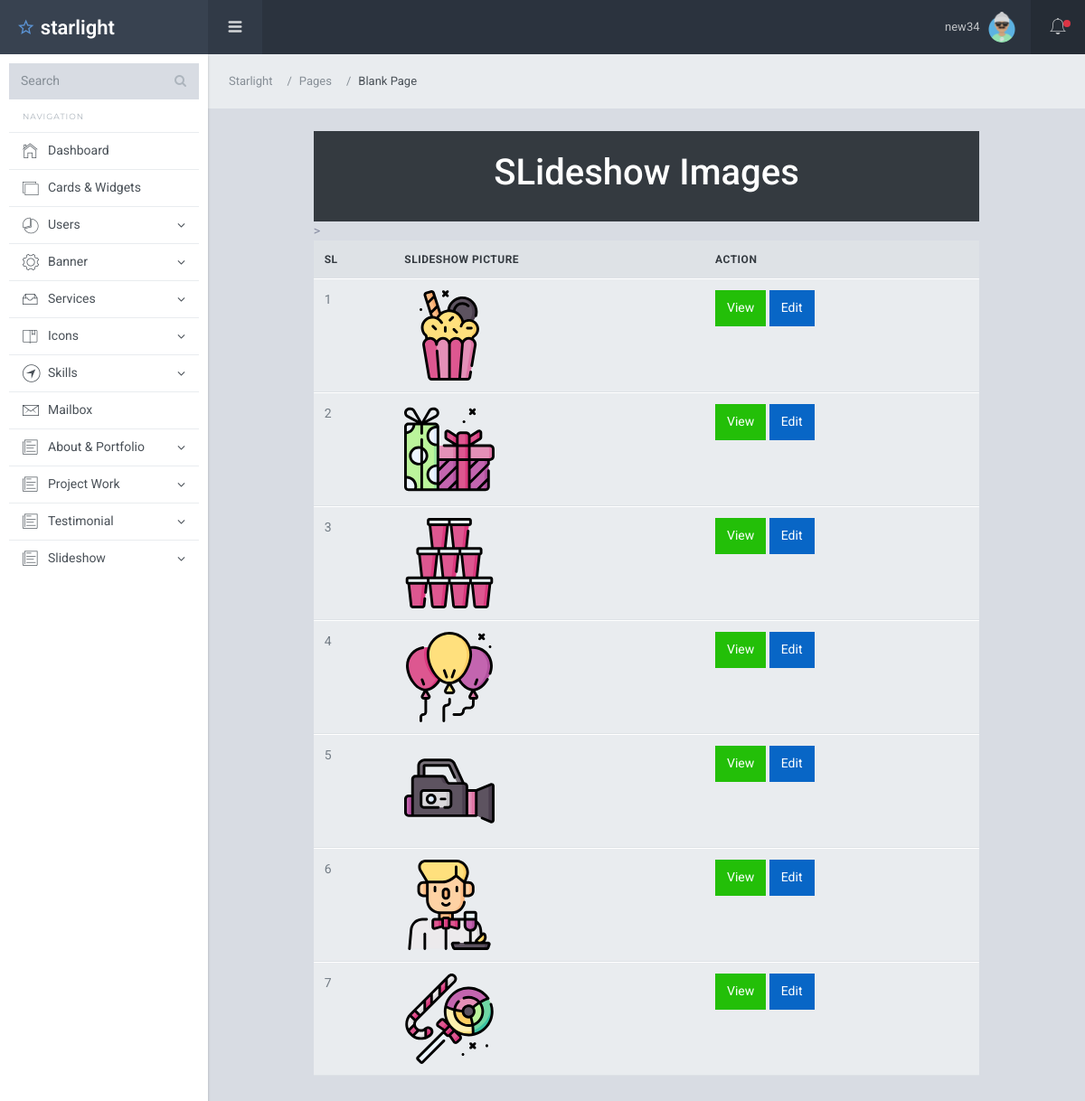
Screenshot of /slideshow/view_slideshow.php (signed in) with the database file from the repository.
### tables this page shows
CREATE TABLE `slides` (
  `id` int(11) NOT NULL,
  `slide_pic` varchar(50) NOT NULL
);

### slideshow/view_slideshow.php (the view, shortened to what this page needs)
<?php require '../dashboard_part/dashboard_header.php'; ?>
<?php
require '../db.php';
$sql = "SELECT * FROM slides";
$result = mysqli_query($db_conn, $sql);
?>
    <section>
        <div class="container-fluid">
        <div class="row">
            <div class="col-lg-10 m-auto">
            <div class="bg-dark text-white text-center p-4" role="alert">
                <h1>SLideshow Images</h1>
            </div>
        <table class="table">
        <thead>
            <tr>
            <th scope="col">SL</th>
            <th scope="col">Slideshow Picture</th>>
            <th scope="col">action</th>
            </tr>
        </thead>
        <tbody>
        <?php foreach($result as $slideshow_image){ ?>
            <tr>
            <td><?php echo $slideshow_image['id'] ?></td>
            <td><img width='100px' src="/cit/uploads/slideshow/<?php echo $slideshow_image['slide_pic'] ?>" alt=""></td>
            <td>
            <a class="btn btn-success" href="/cit/slideshow/single_image.php?id=<?php  echo $slideshow_image['id']  ?>" role="button">View</a>
            <?php if($_SESSION['role'] != 'Author'){ ?>
            <a class="btn btn-primary" href="/cit/slideshow/single_slide_image.php?id=<?php  echo $slideshow_image['id']  ?>" role="button">Edit</a><?php } ?>
        </tr>
   <?php }?>
  </tbody>
</table>
            </div>
        </div>
        </div>
    </section>
<?php require '../dashboard_part/dashboard_footer.php';  ?>

### dashboard_part/dashboard_header.php (shortened to what this page needs)
<!DOCTYPE html>
<html lang="en">
  <head>
    <link href="/cit/dashboard_assets//lib/font-awesome/css/font-awesome.css" rel="stylesheet">
    <link href="/cit/dashboard_assets//lib/Ionicons/css/ionicons.css" rel="stylesheet">
    <link href="/cit/dashboard_assets//lib/perfect-scrollbar/css/perfect-scrollbar.css" rel="stylesheet">
    <link href="https://cdn.jsdelivr.net/npm/bootstrap@5.0.1/dist/css/bootstrap.min.css" rel="stylesheet">
    <link rel="stylesheet" href="/cit/dashboard_assets//css/starlight.css">
  </head>
  <body>
    <div class="sl-logo"><a href=""><i class="icon ion-android-star-outline"></i> starlight</a></div>
    <div class="sl-sideleft">
      <div class="input-group input-group-search">
        <input type="search" name="search" class="form-control" placeholder="Search">
        <span class="input-group-btn">
          <button class="btn"><i class="fa fa-search"></i></button>
        </span>
      </div>
      <label class="sidebar-label">Navigation</label>
      <div class="sl-sideleft-menu">
        <a href="/cit/dashboard.php" class="sl-menu-link">
          <div class="sl-menu-item">
            <i class="menu-item-icon icon ion-ios-home-outline tx-22"></i>
            <span class="menu-item-label">Dashboard</span>
          </div>
        </a>
        <a href="widgets.html" class="sl-menu-link">
          <div class="sl-menu-item">
            <i class="menu-item-icon icon ion-ios-photos-outline tx-20"></i>
            <span class="menu-item-label">Cards &amp; Widgets</span>
          </div>
        </a>
        <a href="#" class="sl-menu-link">
          <div class="sl-menu-item">
            <i class="menu-item-icon ion-ios-pie-outline tx-20"></i>
            <span class="menu-item-label">Users</span>
            <i class="menu-item-arrow fa fa-angle-down"></i>
          </div>
        </a>
        <a href="#" class="sl-menu-link">
          <div class="sl-menu-item">
            <i class="menu-item-icon icon ion-ios-gear-outline tx-24"></i>
            <span class="menu-item-label">Banner</span>
            <i class="menu-item-arrow fa fa-angle-down"></i>
          </div>
        </a>
        <a href="#" class="sl-menu-link">
          <div class="sl-menu-item">
            <i class="menu-item-icon icon ion-ios-filing-outline tx-24"></i>
            <span class="menu-item-label">Services</span>
            <i class="menu-item-arrow fa fa-angle-down"></i>
          </div>
        </a>
        <a href="#" class="sl-menu-link">
          <div class="sl-menu-item">
            <i class="menu-item-icon icon ion-ios-bookmarks-outline tx-20"></i>
            <span class="menu-item-label">Icons</span>
            <i class="menu-item-arrow fa fa-angle-down"></i>
          </div>
        </a>
        <a href="#" class="sl-menu-link">
          <div class="sl-menu-item">
            <i class="menu-item-icon icon ion-ios-navigate-outline tx-24"></i>
            <span class="menu-item-label">Skills</span>
            <i class="menu-item-arrow fa fa-angle-down"></i>
          </div>
        </a>
        <a href="mailbox.html" class="sl-menu-link">
          <div class="sl-menu-item">
            <i class="menu-item-icon icon ion-ios-email-outline tx-24"></i>
            <span class="menu-item-label">Mailbox</span>
          </div>
        </a>
        <a href="#" class="sl-menu-link">
          <div class="sl-menu-item">
            <i class="menu-item-icon icon ion-ios-paper-outline tx-22"></i>
            <span class="menu-item-label">About & Portfolio</span>
            <i class="menu-item-arrow fa fa-angle-down"></i>
          </div>
        </a>
        <a href="#" class="sl-menu-link">
          <div class="sl-menu-item">
            <i class="menu-item-icon icon ion-ios-paper-outline tx-22"></i>
            <span class="menu-item-label">Project Work</span>
            <i class="menu-item-arrow fa fa-angle-down"></i>
          </div>
        </a>
         <a href="#" class="sl-menu-link">
          <div class="sl-menu-item">
            <i class="menu-item-icon icon ion-ios-paper-outline tx-22"></i>
            <span class="menu-item-label">Testimonial</span>
            <i class="menu-item-arrow fa fa-angle-down"></i>
          </div>
        </a>
         <a href="#" class="sl-menu-link">
          <div class="sl-menu-item">
            <i class="menu-item-icon icon ion-ios-paper-outline tx-22"></i>
            <span class="menu-item-label">Slideshow</span>
            <i class="menu-item-arrow fa fa-angle-down"></i>
          </div>
        </a>
      </div>
      <br>
    </div>
    <div class="sl-header">
      <div class="sl-header-left">
        <div class="navicon-left hidden-md-down"><a id="btnLeftMenu" href=""><i class="icon ion-navicon-round"></i></a></div>
      </div>
      <div class="sl-header-right">
        <nav class="nav">
          <div class="dropdown">
            <a href="" class="nav-link nav-link-profile" data-toggle="dropdown">
              <span class="logged-name"><?php echo $_SESSION['uname']; ?>
              </span>
              <img src="/cit/uploads/users/<?php echo $_SESSION['user_image'];  ?>" class="wd-32 rounded-circle" alt="">
            </a>
          </div>
        </nav>
        <div class="navicon-right">
          <a id="btnRightMenu" href="" class="pos-relative">
            <i class="icon ion-ios-bell-outline"></i>
            <span class="square-8 bg-danger"></span>
          </a>
        </div>
      </div>
    </div>
    <div class="sl-mainpanel">
      <nav class="breadcrumb sl-breadcrumb">
        <a class="breadcrumb-item" href="index.html">Starlight</a>
        <a class="breadcrumb-item" href="index.html">Pages</a>
        <span class="breadcrumb-item active">Blank Page</span>
      </nav>
      <div class="sl-pagebody">
        <div class="sl-page-title">

### dashboard_part/dashboard_footer.php (shortened to what this page needs)
</div>
      </div>
    </div>
  </body>
</html>

### rows the page displays
slides: id "1", slide_pic (picture)
slides: id "2", slide_pic (picture)
slides: id "3", slide_pic (picture)
slides: id "4", slide_pic (picture)
slides: id "5", slide_pic (picture)
slides: id "6", slide_pic (picture)
slides: id "7", slide_pic (picture)

### other values shown
$_SESSION['uname'] "new34"
